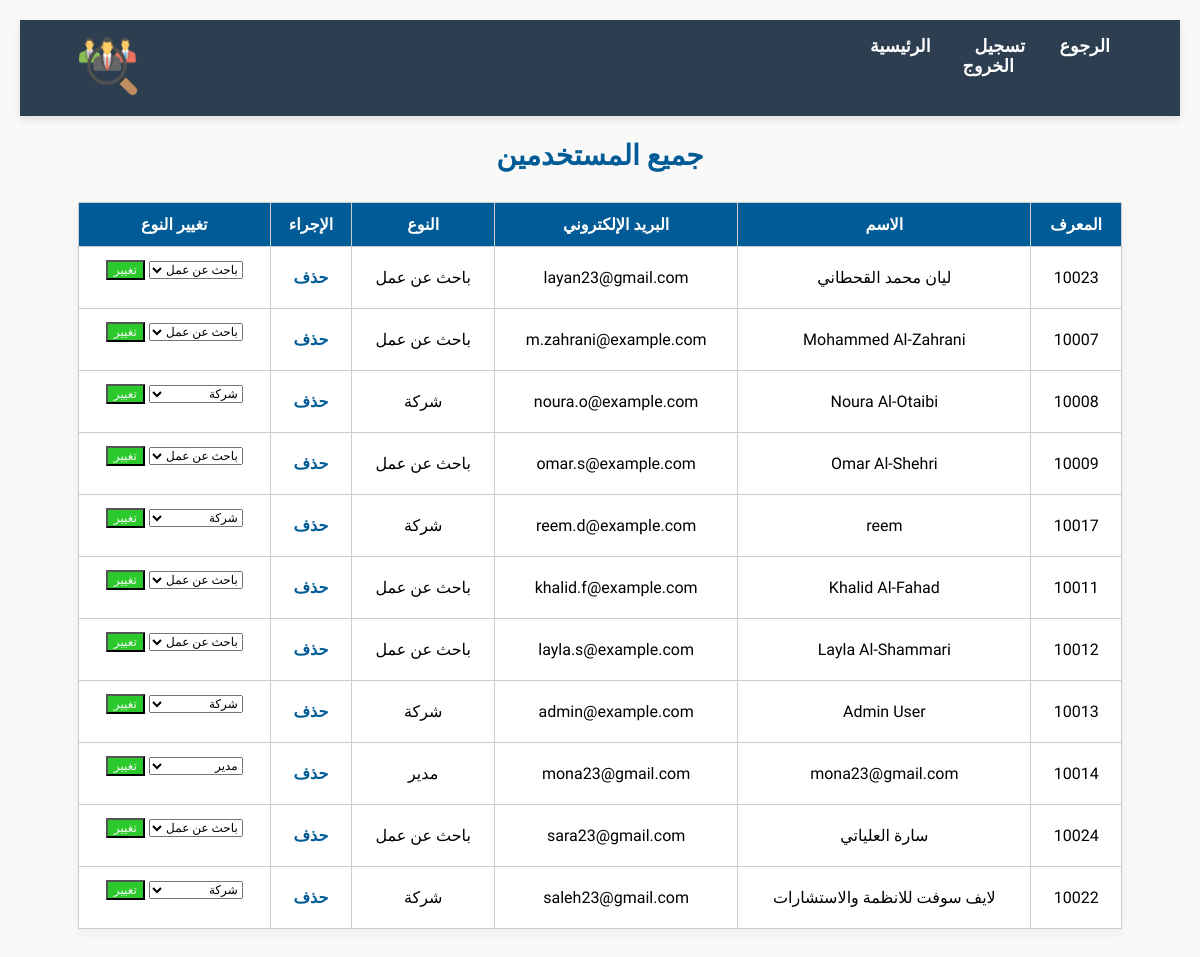
/admin_panel/manage_users.php?msg=error (signed in), run on the app's committed database.
### tables this page shows
CREATE TABLE IF NOT EXISTS `users` (
  `id` int NOT NULL AUTO_INCREMENT,
  `name` varchar(100) NOT NULL,
  `email` varchar(100) NOT NULL,
  `password` varchar(255) NOT NULL,
  `user_type` enum('job_seeker','company','Admin') NOT NULL,
  `specialty` varchar(150) DEFAULT NULL,
  `interests` text,
  `created_at` timestamp NULL DEFAULT CURRENT_TIMESTAMP,
  `profile_picture` varchar(255) DEFAULT NULL,
  PRIMARY KEY (`id`),
  UNIQUE KEY `email` (`email`),
  KEY `email_2` (`email`),
  KEY `user_type` (`user_type`)
);

### admin_panel/manage_users.php (the view, shortened to what this page needs)
<?php
include '../db_connect.php';
$users = $conn->query("SELECT * FROM users");
?>
<!DOCTYPE html>
<html lang="ar" dir="rtl">
<head>
    <link rel="stylesheet" href="../css/header.css">
    <link rel="stylesheet" href="../css/manage_user.css">
    <?php include '../header.php'; ?>
</head>
<body>
<h2>جميع المستخدمين</h2>
<table>
    <tr>
        <th>المعرف</th>
        <th>الاسم</th>
        <th>البريد الإلكتروني</th>
        <th>النوع</th>
        <th>الإجراء</th>
        <th>تغيير النوع</th>
    </tr>
    <?php while ($row = $users->fetch_assoc()): ?>
    <tr>
        <td><?= $row['id'] ?></td>
        <td><?= htmlspecialchars($row['name']) ?></td>
        <td><?= htmlspecialchars($row['email']) ?></td>
        <td>
            <?php
            $types = [
                'Admin' => 'مدير',
                'company' => 'شركة',
                'job_seeker' => 'باحث عن عمل'
            ];
            echo $types[$row['user_type']] ?? 'غير معروف';
            ?>
        </td>
        <td>
            <a href="delete_user.php?id=<?= $row['id'] ?>" onclick="return confirm('هل أنت متأكد من حذف هذا المستخدم؟')">حذف</a>
        </td>
        <td>
            <form method="POST" action="change_user_type.php" style="display: inline-block;">
                <select name="user_type">
                    <option value="admin" <?= $row['user_type'] === 'admin' ? 'selected' : '' ?>>مدير</option>
                    <option value="company" <?= $row['user_type'] === 'company' ? 'selected' : '' ?>>شركة</option>
                    <option value="job_seeker" <?= $row['user_type'] === 'job_seeker' ? 'selected' : '' ?>>باحث عن عمل</option>
                </select>
                <button type="submit">تغيير</button>
            </form>
        </td>
    </tr>
    <?php endwhile; ?>
</table>
</body>
</html>

### css/manage_user.css (style rules this page uses)
body { font-family: 'Cairo', sans-serif; background-color: #f9f9f9; margin: 0; padding: 20px; direction: rtl; }
h2 { text-align: center; color: #005b96; font-size: 28px; margin-bottom: 30px; }
select { font-family: 'Cairo', sans-serif; font-weight: 500; font-size: 12px; font-style:bold; }
button { font-family: 'Cairo', sans-serif; font-weight: 750px; font-size: 12px; color: #f9f9f9; font-style:bold; background-color: rgb(43, 201, 43); }
table { width: 90%; margin: 0 auto; margin-bottom: 500px; border-collapse: collapse; background-color: #fff; box-shadow: 0 4px 10px rgba(0,0,0,0.05); }
th, td { border: 1px solid #ccc; padding: 12px; text-align: center; font-size: 16px; }
th { background-color: #005b96; color: white; }
a { color: #005b96; text-decoration: none; font-weight: bold; }

### data on the page
users: id "10023", name "ليان محمد القحطاني", email "layan23@gmail.com", user_type "باحث عن عمل"
users: id "10007", name "Mohammed Al-Zahrani", email "m.zahrani@example.com", user_type "باحث عن عمل"
users: id "10008", name "Noura Al-Otaibi", email "noura.o@example.com", user_type "شركة"
users: id "10009", name "Omar Al-Shehri", email "omar.s@example.com", user_type "باحث عن عمل"
users: id "10017", name "reem", email "reem.d@example.com", user_type "شركة"
users: id "10011", name "Khalid Al-Fahad", email "khalid.f@example.com", user_type "باحث عن عمل"
users: id "10012", name "Layla Al-Shammari", email "layla.s@example.com", user_type "باحث عن عمل"
users: id "10013", name "Admin User", email "admin@example.com", user_type "شركة"
users: id "10014", name "mona23@gmail.com", email "mona23@gmail.com", user_type "مدير"
users: id "10024", name "سارة العلياتي", email "sara23@gmail.com", user_type "باحث عن عمل"
users: id "10022", name "لايف سوفت للانظمة والاستشارات", email "saleh23@gmail.com", user_type "شركة"
